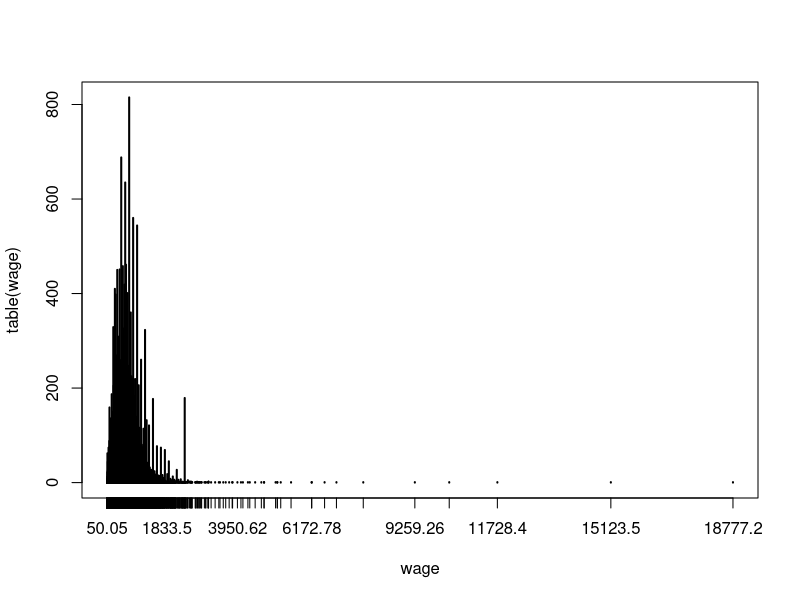
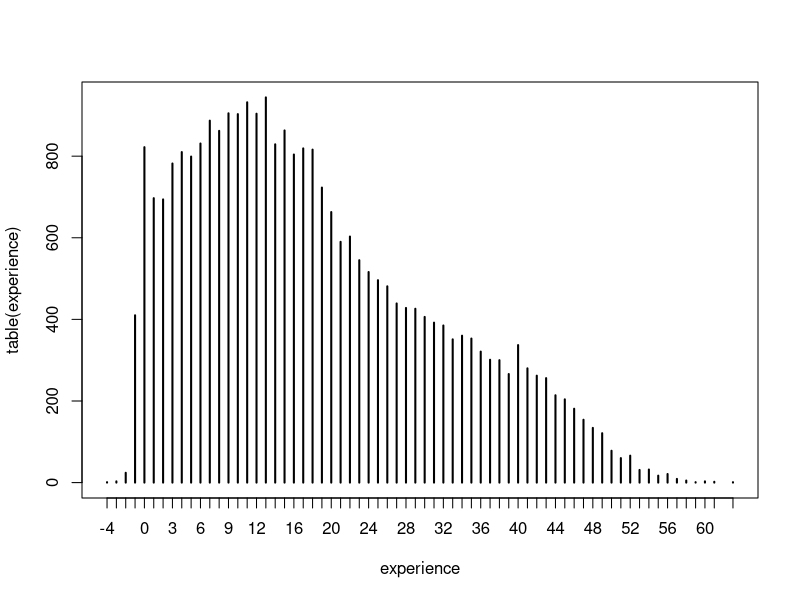
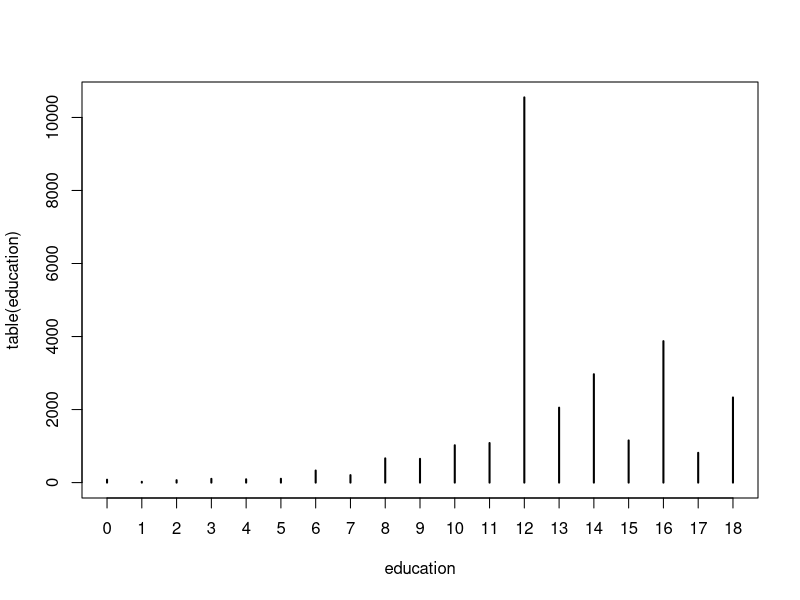
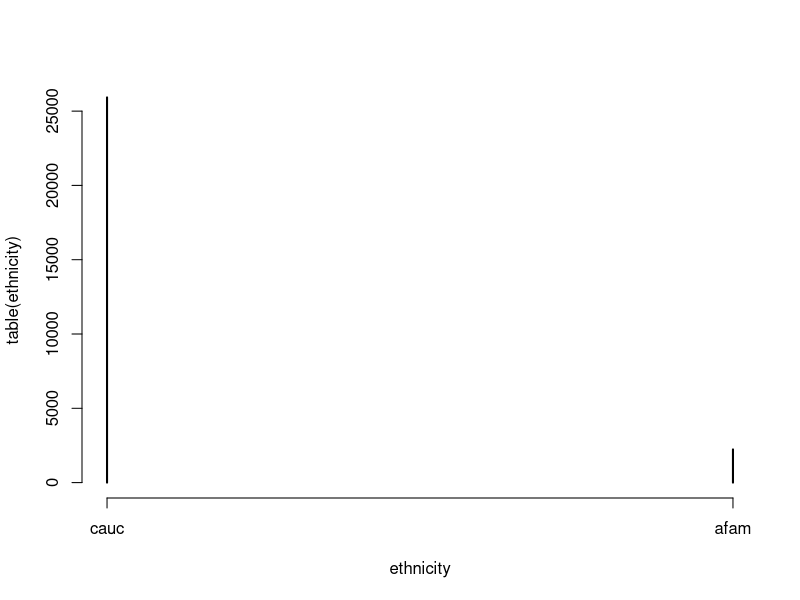
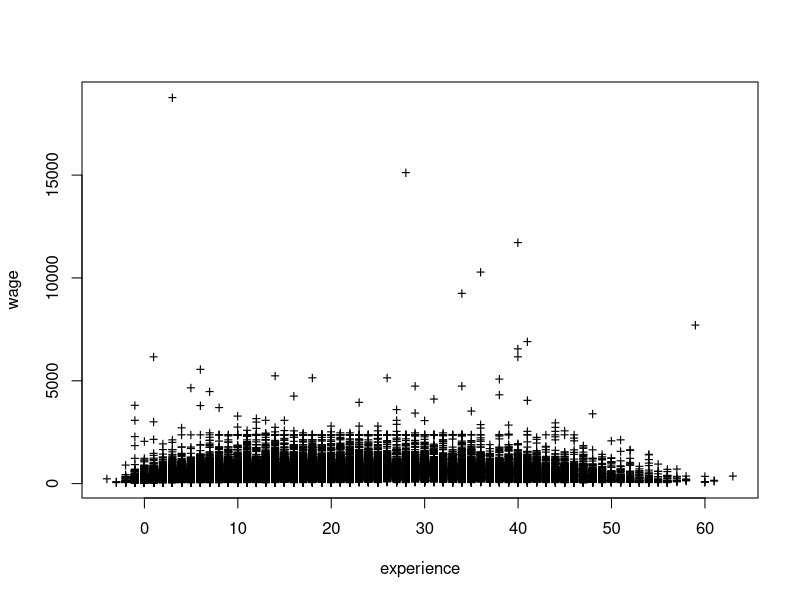
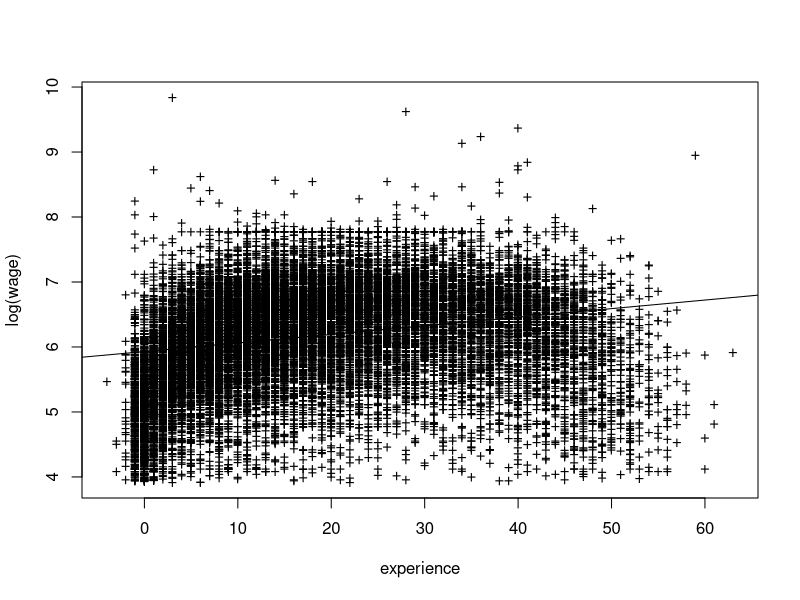
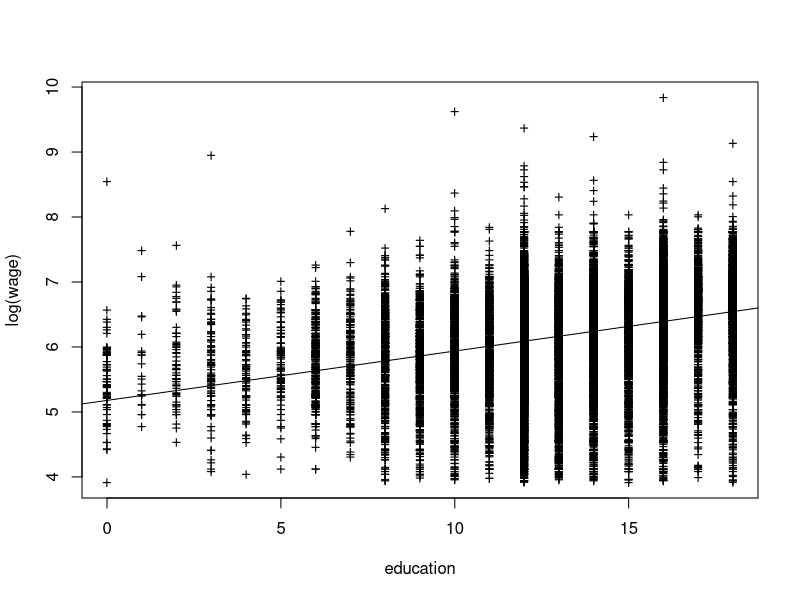
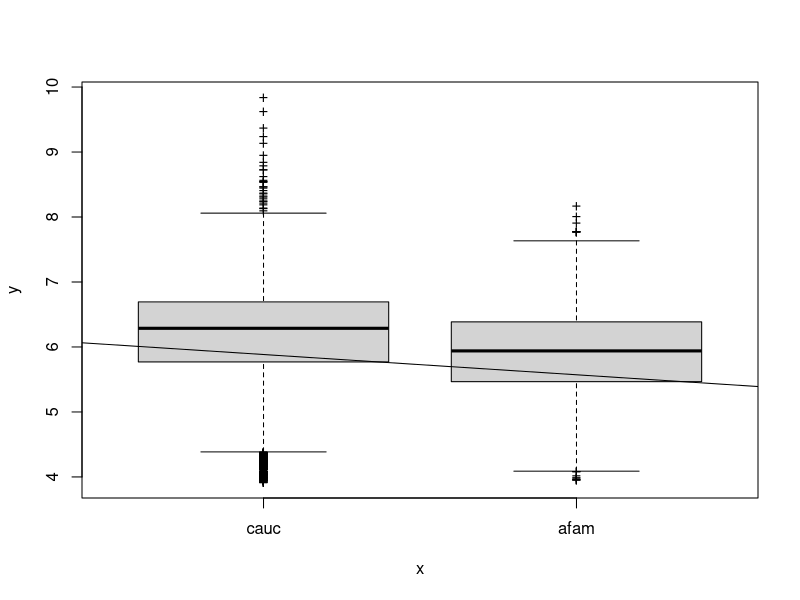

Recreate these plots in R, in order.
### BUSINESS ANALYTICS ###
### Homework Sheet 3


## Homework 3.4
# install.packages("AER")
library(AER)
data("CPS1988")
?CPS1988
summary(CPS1988)

attach(CPS1988)  
# attach "journal" data set st. R knows all the relevant variables 

# a) Briefly describe the data set:
#    i.   Name the dependent variable and the independent variables
#    ii.  Which scales of measurement do the variables belong to (e.g. nominal, ordinal, interval or ratio)?
#    iii. Does the data set consist of cross-sectional, time-series or panel data?

summary(wage)
head(wage)
plot(table(wage))

summary(experience)
head(experience)
plot(table(experience))

summary(education)
head(education)
plot(table(education))

summary(ethnicity)
head(ethnicity)
plot(table(ethnicity))

#    i.   dependent variable: wage
#         independent variables: education, experience, ethnicity, smsa, region, parttime
#    ii.  ratio: wage, education, experience
#         nominal: ethnicity, smsa, region, parttime
#    iii. cross sectional: 28155 different men i 1988

# b) Plot the dependent variable against each independent variable and transform the variables if necessary.
#    Which transformations would you carry out and why?
plot(experience, wage, pch = "+")
# too many observations of wage close to the origin and only a few very far away
# => weigh the observations with the logarithmic function

plot(experience, log(wage), pch = "+")
# quadratic relationship observable
# => include square experience in the model

abline(lm(log(wage) ~ experience), pch = "+")


plot(education, log(wage), pch = "+")
abline(lm(log(wage) ~ education), pch = "+")

plot(ethnicity, log(wage), pch = "+")
abline(lm(log(wage) ~ ethnicity), pch = "+")

# c) Interpret the model mr_1: ln(wage) = Beta0 + Beta1*education + Beta2*ethnicity + Beta3*experience + Beta4*experience^2
#    i.   Which variables are statistically significant?
#    ii.  Is the entire model statistically significant?
#    iii. What is the explanatory power of the model and why?
#    iv.  Interpret each regression coefficient
mr_1 = lm(log(wage) ~ experience + I(experience^2) + education + ethnicity)
# I is used for ^ to introduce polynomial

summary(mr_1)

#    i.   All variables, including the intercept, are statistically significant (t value) at a significance level of 0.1 percent
#    ii.  The entire model is statistically significant (F-statistic) at a significance level of 0.1 percent (p-value)
#    iii. Adjusted R-squared: 0.3346 (rather low explanatory power) because too many important variables missing (e.g. ability)
#    iv.  Beta0 = 4.321, wage = e^4.321 = 75.26 Wage per week for Caucasian-American worker with no educatino and no experience
#         Beta1 = 0.08567, ln(wage'/wage) = 0.086, Wage increases by a factor of e^0.086 = 1.09 or 9% for each additional year of education
#         Beta2 = -0.2434, ln(wage'/wage) = -0.2434, Wage decreases by a factor of e^-0.2434 = 0.79 or 21% if worker is African-American (ethnicity = 1)
#         Beta3 = 0.07747 and Beta4 = -0.001316, because experience enters the linear regression as a linear and a quadratic term, the effect of an increase in experience on wage depends on the level of experience

# d) Estimate the model mr_2: ln(wage) = Beta0 + Beta1*education + Beta2*ethnicity + Beta3*education*ethnicity + Beta4*experience + Beta5*experience^2
#    What is the difference between both models from above (mr_1 and mr_2)?

# model mr_2 contains an interaction term in addition to model mr_1
# The interaction term between education and ethnicity allows us to distinguish between the marginal effect of education on the wage of an African-American worker and on the wage of a Caucasian-American worker

# e) Interpret model mr_2, analog to c)
mr_2 = lm(log(wage) ~ experience + I(experience^2) + education + ethnicity + education*ethnicity)
summary(mr_2)

#    i.   Ethnicity and the interaction effect are statistically significant (t value) at a significance level of 5 percent
#         All other variables, including the intercept, are statistically significant (t value) at a significance level of 0.1 percent
#         The effect of being African-American on wage now splits up between the dummy and the interaction effect and therefore is weaker for each variable
#    ii.  The entire model is statistically significant (F-statistic) at a significance level of 1 percent (p-value)
#    iii. Adjusted R-squared: 0.3347 (rather low explanatory power) has increased slightly, but still too many important variables missing (e.g. ability)
#    iv.  Interpretation of coefficients, see Solution


## Homework 3.5
# install.packages("AER")
library(AER)
# install.packages("plm")
library(plm)

data("Grunfeld", package = "AER")
?Grunfeld
summary(Grunfeld)

# a) Briefly describe the data set:
#    i.   Name the dependent variable and the independent variables
#    ii.  Which scales of measurement do the variables belong to (e.g. nominal, ordinal, interval or ratio)?
#    iii. Does the data set consist of cross-sectional, time-series or panel data?
attach(Grunfeld)

summary(invest)
head(invest)
plot(table(invest))

summary(value)
head(value)
plot(table(value))

summary(capital)
head(capital)
plot(table(capital))

summary(firm)
head(firm)
plot(table(firm))

summary(year)
head(year)
plot(table(year))

#    i.   dependent variable: invest
#         independent variables: value, capital, firm, year
#    ii.  ratio: invest, value, capital, year
#         nominal: firm
#    iii. panel: 11 firms from 1935 to 1954

# b) Plot the dependent variable against each independent variable and transform the variables if necessary.
#    Which transformations would you carry out and why?
grunfeld = subset(Grunfeld, firm %in% c("General Electric", "General Motors", "IBM"))  
# delete all observations but "GE", "GM" and "IBM"
panel_grunfeld = plm.data(grunfeld, index = c("firm", "year"))

attach(panel_grunfeld)
plot(value, invest, pch = "+")
plot(capital, invest, pch = "+")
plot(firm, invest, pch = "+")
plot(year, invest, pch = "+")

# c) Consider the model: invest = Beta0 + Beta1*value + Beta2*capital
#    How can you test the presence of unobserved individual specific effects in the above model?

# First, we carry out a pooled linear regression (SLR for panel data), that does not take into account the possibility of unobserved individual specific effects.
grunfeld_pool <- plm(invest ~ value + capital, data = panel_grunfeld, model = "pooling")
summary(grunfeld_pool)

# Then, we use the Lagrange Multiplier Test for Panel Models to test for unobserved individual specific effects
plmtest(grunfeld_pool)
# The zero hypothesis assumes no presence of unobserved individual specific effects.
# As the p-value < 2.2e-16 is very low, we reject the zero hypothesis and conclude that significant unobserved individual specific effects are present

# d) Should you use a Random Effects Regression or a Fixed Effects Regression to take into account the unobserved individual specific effects?

# Random Effects Regression
grunfeld_re <- plm(invest ~ value + capital, data = panel_grunfeld, model = "random", random.method = "walhus")
summary(grunfeld_re)

# Fixed Effects Regression
grunfeld_fe <- plm(invest ~ value + capital, data = panel_grunfeld, model = "within")
summary(grunfeld_fe)

# We now conduct a Hausman test to check whether the unobserved individual specific effects are "problematic" in our panel data model and have to be taken into account by a Fixed Effects Regression
phtest(grunfeld_re, grunfeld_fe)
# The Hausman test assumes as zero hypothesis that the Random Effects Regression is adequate to take into account unobserved individual specific effects.
# As the p-value = 0.98 is very high, we cannot reject the zero hypothesis and conclude that a Random Effects Regression is adequate to take into account unobserved individual specific effects.
